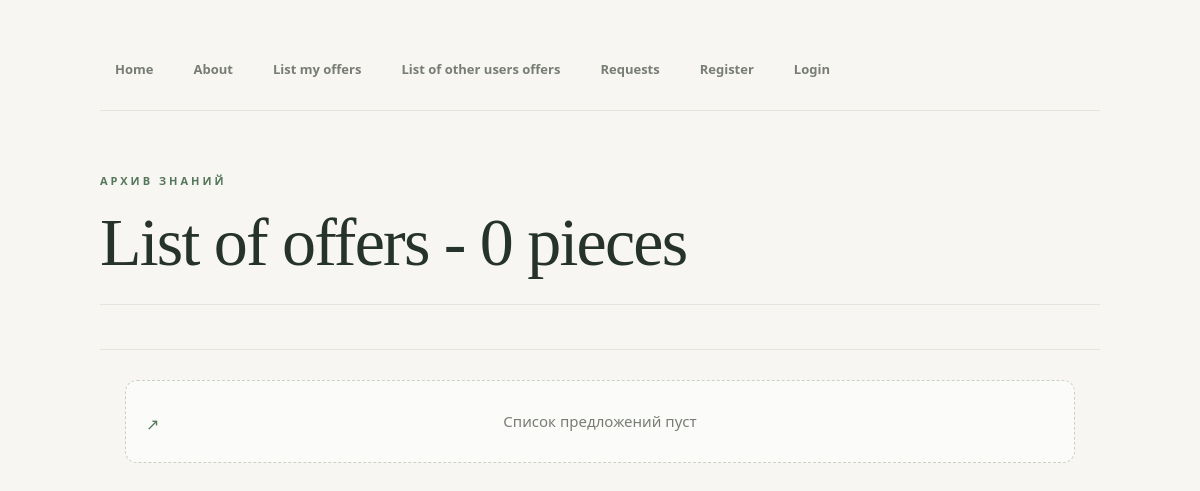
Before: /offers/ with the older database file.
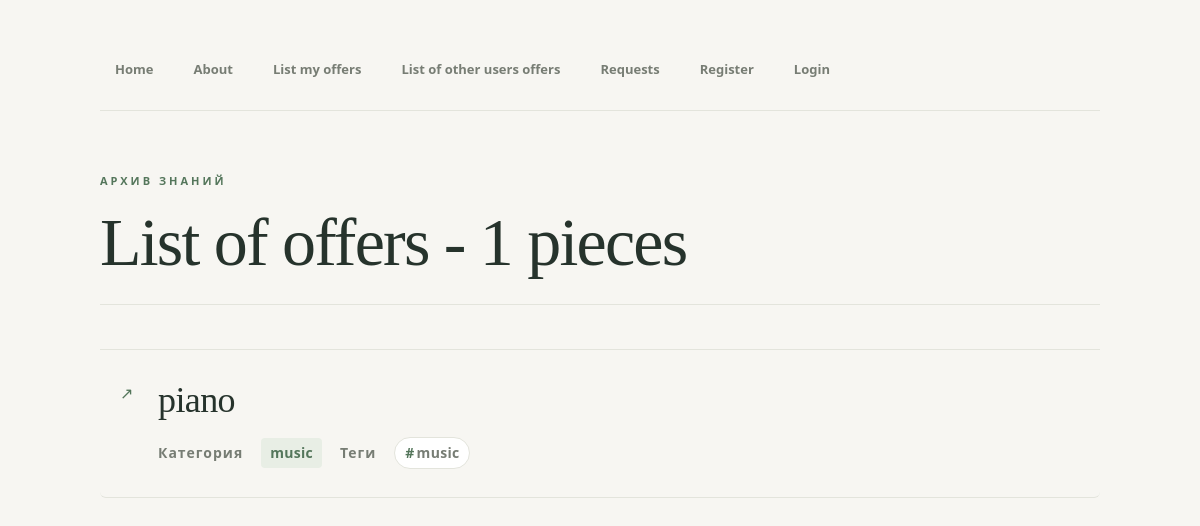
After: the same page with the newer database file.
### offers/models.py (models this page shows, shortened)
class Offer(models.Model):
    STATUS_CHOICES = [
        ('draft','Draft'),
        ('published', 'Published'),
    ]
    title = models.CharField(max_length=100)
    content = models.TextField()
    status = models.CharField(
        max_length=20,
        choices=STATUS_CHOICES,
        default='draft',
    )
    created_at = models.DateTimeField(auto_now_add = True)
    updated_at = models.DateTimeField(auto_now = True)
    category = models.ForeignKey(
    Category,
    on_delete=models.PROTECT,
    related_name = 'offers',
    verbose_name='Категория',)
    tags = models.ManyToManyField(
        Tag,
        related_name = 'offers',
        verbose_name='Теги',
    )
    author = models.ForeignKey(
        settings.AUTH_USER_MODEL ,
        on_delete = models.CASCADE,
        related_name='offers',
        verbose_name='Автор',
     )
    class Meta:
        verbose_name = 'Offer'
        verbose_name_plural = 'Offers'
        ordering = ['-created_at']

class Category(models.Model):
    name = models.CharField(max_length=100, unique = True)
    slug = models.SlugField(max_length=100, unique = True)
    class Meta:
        verbose_name = 'Category'
        verbose_name_plural = 'Categories'
        ordering = ['name']
    def __str__(self):
        return self.name

class Tag(models.Model):
        name = models.CharField(max_length=100, unique = True)
        class Meta:
            verbose_name = 'Tag'
            verbose_name_plural = 'Tag'
            ordering = ['name']
        def __str__(self):
            return self.name

### offers/views.py (the view)
# urls.py: path('', views.offers_view_list, name='offers_list'),
def offers_view_list(request: HttpRequest | None = None, source : str | None = None ) -> HttpResponse:
    if request.user.is_authenticated:
        if source == 'link_a':
            offers = Offer.objects.filter(author=request.user)
            return render(request, 'offers/offers_list.html', {'offers': offers, 'source': source})
        elif source == 'link_b':
            offers = Offer.objects.exclude(author=request.user)
            return render(request, 'offers/offers_list.html', {'offers': offers,  'source': source})
        else:
            offers = Offer.objects.filter(author=request.user)
            return render(request, 'offers/offers_list.html', {'offers': offers, 'source': source})
    else:
        if source == 'link_a':
            return HttpResponseForbidden("You must sign in to see your offers")
        else:
            offers = Offer.objects.all()
            return render(request, 'offers/offers_list.html', {'offers': offers})

### templates/offers/offers_list.html (shortened to what this page needs)
{% extends "base.html" %}
{% block content %}
{%with total=offers|length%}
<h1>List of offers - {{total}} pieces</h1>
{%endwith%}
<ul>
	{%for offer in offers%}
	<li>
		<a href ="{% url 'offers:offers_detail' offer.id %}">
			<span class="offer-title">{{ offer.title }}</span>
		</a>
		<div class="offer-meta">
			<span class="meta-label">Категория</span>
			{% if offer.category == "backend" %}
			<span class="meta-badge">{{ offer.category }}</span>
			{% elif offer.category == "devops" %}
			<span class="meta-badge">{{ offer.category }}</span>
			{% else %}
			<span class="meta-badge">{{ offer.category }}</span>
			{% endif %}
			<span class="meta-label">Теги</span>
			{% for tag in offer.tags.all %}
			<span class="tag-chip">{{ tag }}</span>
			{% endfor %}
		</div>
	</li>
		{% empty %}
	<li class="empty-message">Список предложений пуст</li>
{% endfor %}
</ul>
{% endblock %}

### templates/base.html (shortened to what this page needs)
{%load static%}
<!DOCTYPE html>
<html lang="ru">
<head>
    <link rel="stylesheet" href="{% static 'css/style.css'%}">
</head>
<body>
    {% include 'page_header.html'%}
    {% block content %}
{% endblock %}
</body>
</html>

### templates/page_header.html (shortened to what this page needs)
<header class="site-header">
<nav>
<a href = "{%url 'home'%}">Home</a>
<a href = "{%url 'about'%}">About</a>
<a href = "{%url 'offers:offers_list' source='link_a'%}">List my offers</a>
<a href = "{%url 'offers:offers_list' source='link_b'%}">List of other users offers</a>
<a href = "{%url 'offers:requests'%}">Requests</a>
<a href = "{%url 'accounts:register'%}">Register</a>
<a href = "{%url 'accounts:login'%}">Login</a>
</nav>
</header>

### static/css/style.css (style rules this page uses)
:root { --color-bg: #f7f6f2; --color-surface: #ffffff; --color-text: #26332c; --color-muted: #777d74; --color-border: #e3e4dc; --color-accent: #54765b; --color-accent-light: #e8eee5; --color-danger: #a44c43; --font-body: "Segoe UI", Arial, sans-serif; --font-heading: Georgia, "Times New Roman", serif; --radius-sm: 6px; --radius-md: 12px; --radius-lg: 18px; --shadow-sm: 0 2px 8px rgba(38, 51, 44, 0.04); --shadow-md: 0 8px 24px rgba(38, 51, 44, 0.07); --transition: 0.2s ease; }
* { box-sizing: border-box; }
html { scroll-behavior: smooth; }
body { margin: 0; min-height: 100vh; padding: 48px 7vw 80px; overflow-x: hidden; background: var(--color-bg); color: var(--color-text); font-family: var(--font-body); font-size: 16px; line-height: 1.7; -webkit-font-smoothing: antialiased; }
.site-header { max-width: 1000px; margin: 0 auto 64px; padding-bottom: 20px; border-bottom: 1px solid var(--color-border); }
.site-header nav { display: flex; flex-wrap: wrap; align-items: center; gap: 10px; }
.site-header a { display: inline-block; padding: 9px 14px; border: 1px solid transparent; border-radius: var(--radius-sm); background: transparent; color: var(--color-muted); font-size: 13px; font-weight: 600; text-decoration: none; transition: var(--transition); }
h1 { max-width: 1000px; margin: 0 auto 40px; padding: 0 0 24px; border-bottom: 1px solid var(--color-border); color: var(--color-text); font-family: var(--font-heading); font-size: clamp(38px, 6vw, 68px); font-weight: 500; line-height: 1.1; letter-spacing: -1.8px; overflow-wrap: anywhere; }
h1::before { content: "АРХИВ ЗНАНИЙ"; display: block; margin-bottom: 18px; color: var(--color-accent); font-family: var(--font-body); font-size: 11px; font-weight: 700; letter-spacing: 3px; }
a { color: var(--color-accent); font-weight: 600; text-decoration: none; transition: color var(--transition); }
ul { max-width: 1000px; margin: 44px auto 0; padding: 0; border-top: 1px solid var(--color-border); list-style: none; }
li { position: relative; margin: 0; padding: 28px 30px 28px 58px; border-bottom: 1px solid var(--color-border); border-radius: var(--radius-sm); transition: background var(--transition), padding-left var(--transition); }
li::before { content: "↗"; position: absolute; top: 30px; left: 20px; color: var(--color-accent); font-size: 16px; transition: transform var(--transition); }
.offer-title { display: inline-block; color: var(--color-text); font-family: var(--font-heading); font-size: clamp(24px, 3.5vw, 36px); font-weight: 500; line-height: 1.25; letter-spacing: -0.6px; overflow-wrap: anywhere; transition: color var(--transition); }
.offer-meta { display: flex; flex-wrap: wrap; align-items: center; gap: 8px 18px; max-width: 1000px; margin: 18px auto; color: var(--color-muted); font-size: 14px; line-height: 1.6; letter-spacing: 0.3px; }
li .offer-meta { margin: 14px 0 0; }
.meta-label { color: var(--color-muted); font-weight: 700; letter-spacing: 1px; }
.meta-badge, small { display: inline-block; margin: 0; padding: 4px 9px; border-radius: 4px; background: var(--color-accent-light); color: var(--color-accent); font-weight: 600; letter-spacing: 0.3px; }
.tag-chip { display: inline-block; padding: 4px 10px; border: 1px solid var(--color-border); border-radius: 20px; background: var(--color-surface); color: var(--color-muted); font-weight: 600; transition: background var(--transition), color var(--transition), border-color var(--transition); }
.tag-chip::before { content: "#"; margin-right: 2px; color: var(--color-accent); }

Changed rows visible on the page:
added Offer: title "piano", category "music"
added Tag: name "music"
Other visible differences:
{{ total }}: "0" → "1"
text no longer shown: "Список предложений пуст"
